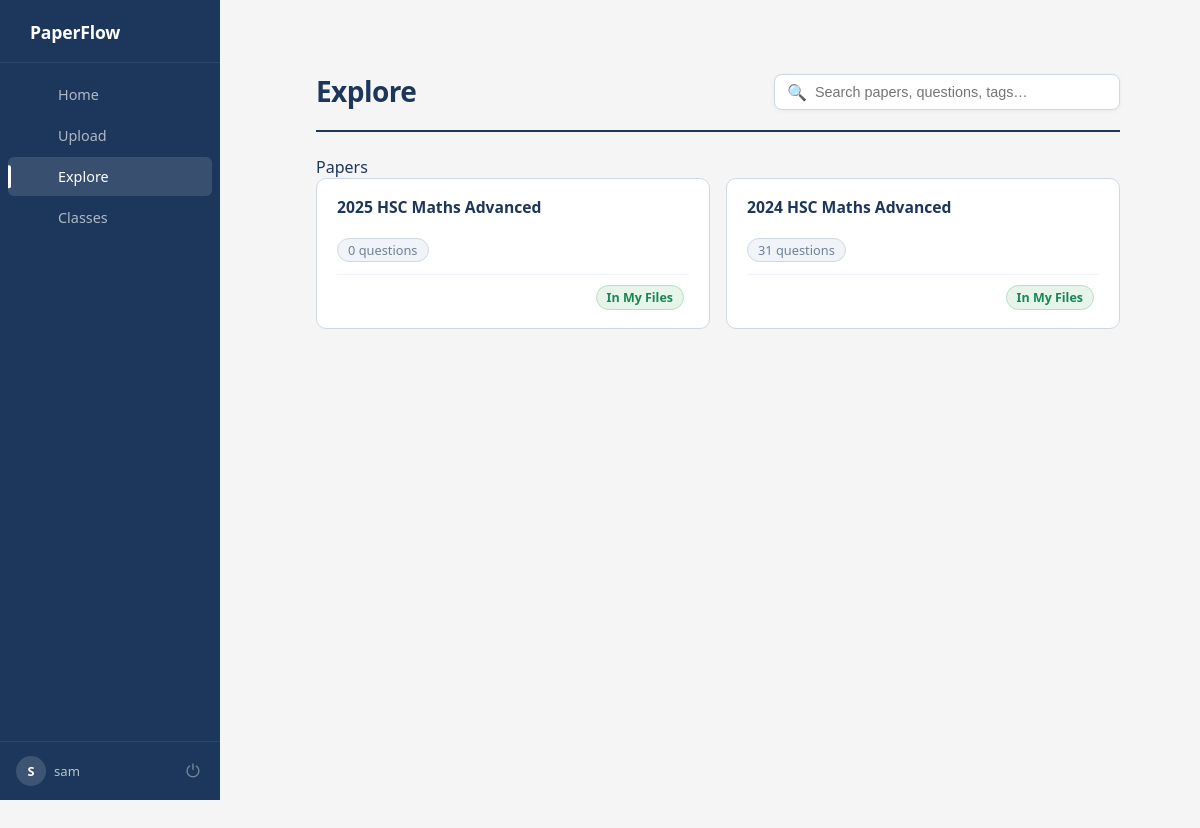
The page /explore (signed in) on the database its author committed.
### models.py (models this page shows)
class User(db.Model, UserMixin):
    __tablename__ = 'user'
    id = db.Column(db.Integer, primary_key=True)
    username = db.Column(db.String(150), unique=True, nullable=False)
    password_hash = db.Column(db.String(200), nullable=False)
    papers = db.relationship('UserPaper', backref='user', lazy=True)
    classes = db.relationship('Class', backref='user', lazy=True, cascade="all, delete-orphan")

class PastPaper(db.Model):
    id = db.Column(db.Integer, primary_key=True)
    filename = db.Column(db.String(200), nullable=False)
    questions = db.relationship(
        'Question',
        backref='paper',
        lazy=True,
        cascade="all, delete-orphan"
    )
    uploaded_at = db.Column(db.DateTime, default=db.func.now())
    owner_id = db.Column(db.Integer, db.ForeignKey('user.id'), nullable=False)

### app.py (the view)
@app.route('/explore')
@login_required
def explore():
    q = request.args.get('q', '').strip()
    sort = request.args.get('sort', 'new')
    query = PastPaper.query
    if q:
        query = query.filter(PastPaper.filename.contains(q))
    if sort == 'old':
        query = query.order_by(PastPaper.uploaded_at.asc())
    elif sort == 'name':
        query = query.order_by(PastPaper.filename.asc())
    else:  # default: newest
        query = query.order_by(PastPaper.uploaded_at.desc())
    papers = query.all()
    user_papers = {
        up.paper_id for up in UserPaper.query.filter_by(user_id=current_user.id).all()
    }
    return render_template('explore.html', papers=papers, q=q, sort=sort, user_papers=user_papers)

### app.py (called while the page is built)
@login_manager.user_loader
def load_user(user_id):
    user = User.query.filter_by(id=int(user_id)).first()
    return user

@app.context_processor
def inject_user():
    return dict(user=current_user)

def format_filename(filename):
    name = str(filename).split('_', 1)[-1]
    name = os.path.splitext(name)[0]
    name = re.sub(r'[-_]+', ' ', name)
    words = name.split()
    formatted = []
    for w in words:
        if w.upper() in ["HSC", "IB", "PDF"]:
            formatted.append(w.upper())
        else:
            formatted.append(w.capitalize())
    return " ".join(formatted)

@app.context_processor
def utility_processor():
    return dict(format_filename=format_filename)

### templates/explore.html (shortened to what this page needs)
{% extends "base.html" %}
{% block content %}
<div class="explore-layout">
    <div class="explore-topbar">
        <h1>Explore</h1>
        <div class="explore-search">
            <span>🔍</span>
            <input type="text" id="searchInput" placeholder="Search papers, questions, tags…">
        </div>
    </div>
    <div id="results">
        <div class="results-section" id="papers-section">
            <div class="results-section-label">Papers</div>
            {% if papers %}
            <div class="papers-grid">
                {% for paper in papers %}
                <div class="paper-card-wrapper">
                    <a href="{{ url_for('view_paper', paper_id=paper.id) }}" class="paper-card-link">
                        <div class="paper-card">
                            <h3>{{ format_filename(paper.filename) }}</h3>
                            <div class="paper-meta">
                                <span class="meta-pill">{{ paper.questions|length }} question{{ 's' if paper.questions|length != 1 }}</span>
                            </div>
                            <div class="paper-card-footer">
                                {% if paper.id in user_papers %}
                                    <span class="tag owned">In My Files</span>
                                {% else %}
                                    <form method="POST" action="{{ url_for('add_to_my_files', paper_id=paper.id) }}"
                                          onclick="event.stopPropagation();">
                                        <button type="submit" class="btn-card-add">+ Add</button>
                                    </form>
                                {% endif %}
                            </div>
                        </div>
                    </a>
                </div>
                {% endfor %}
            </div>
            {% else %}
                <div class="empty-state">No papers yet.</div>
            {% endif %}
        </div>
    </div>
</div>
{% endblock %}

### templates/base.html (shortened to what this page needs)
<!DOCTYPE html>
<html lang="en">
<head>
    <link rel="stylesheet" href="{{ url_for('static', filename='css/style.css') }}">
</head>
<body>
    <nav class="sidebar">
        <div class="brand">
            <span class="brand-name">PaperFlow</span>
        </div>
        <div class="nav-links">
            {% if current_user.is_authenticated %}
                <a href="{{ url_for('index') }}" class="nav-link {% if request.endpoint == 'index' %}active{% endif %}">
                     Home
                </a>
                <a href="{{ url_for('upload') }}" class="nav-link {% if request.endpoint == 'upload' %}active{% endif %}">
                     Upload
                </a>
                <a href="{{ url_for('explore') }}" class="nav-link {% if request.endpoint == 'explore' %}active{% endif %}">
                     Explore
                </a>
                <a href="{{ url_for('view_classes') }}" class="nav-link {% if request.endpoint == 'view_classes' %}active{% endif %}">
                     Classes
                </a>
            {% endif %}
        </div>
        {% if current_user.is_authenticated %}
        <div class="sidebar-footer">
            <div class="user-info">
                <div class="user-avatar">{{ current_user.username[0].upper() }}</div>
                <span class="user-name">{{ current_user.username }}</span>
            </div>
            <a href="{{ url_for('logout') }}" class="logout-btn" title="Logout">⏻</a>
        </div>
        {% endif %}
    </nav>
    <div class="page-content">
        <div class="main-content">
            {% block content %}{% endblock %}
        </div>
    </div>
</body>
</html>

### rows shown on the page
User: username "S", username "sam"
PastPaper: filename "2025 HSC Maths Advanced", questions|length "0", questions "s", shows "In My Files"
PastPaper: filename "2024 HSC Maths Advanced", questions|length "31", questions "s", shows "In My Files"
